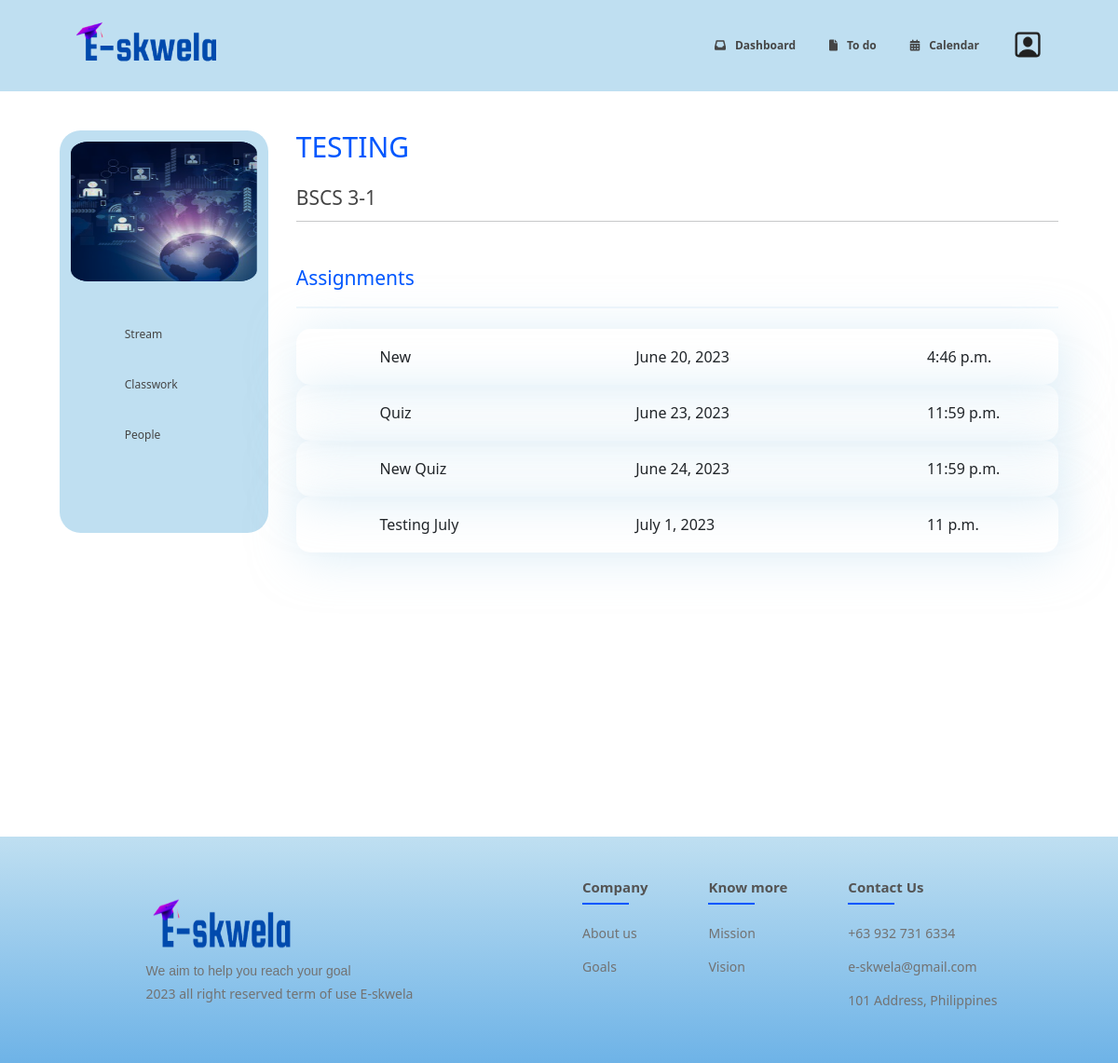
Screenshot of /course/classwork/8 with the database file from the repository.
### educ_web/models.py (models this page shows, shortened)
class Course(models.Model):
    name = models.CharField(max_length=64)
    section = models.CharField(max_length=64, blank=True)
    course_code = models.CharField(max_length=64, null=True, blank=True)
    room = models.CharField(max_length=64, blank=True)
    banner = models.ImageField(upload_to="course/", blank=True) # if none then use the default course image
    classcode = models.CharField(max_length=10, null=True)
    instructor = models.ForeignKey(User, related_name="instruct_course", on_delete=models.CASCADE)
    students = models.ManyToManyField(User, related_name="enrolled", blank=True)

class Task(models.Model):
    CATEGORY = [
        ('ASSIGNMENT', 'Assignment'),
        ('QUIZ', 'Quiz'),
        ('MATERIAL', 'Material'),
    ]
    type = models.CharField(max_length=20, choices=CATEGORY)
    title = models.CharField(max_length=64)
    instruction = models.TextField()
    score = models.FloatField(null=True, blank=True)
    due_date_time = models.DateTimeField(null=True, blank=True)
    date_time = models.DateTimeField(auto_now_add=True, editable=False, null=True)
    course = models.ForeignKey(Course, related_name="task", null=True, on_delete=models.CASCADE)

### educ_web/views.py (the view)
# urls.py: path("course/classwork/<int:course_id>", views.student_classwork, name="student_classwork"),
def student_classwork(request, course_id):
    course = Course.objects.get(pk=course_id)
    task = course.task.all()
    return render(request, 'main/S_course/S_course_classwork.html', {
        "course": course,
        "user": request.user,
        "task": task,
    })

### educ_web/templates/main/S_course/S_course_classwork.html (shortened to what this page needs)
{% extends 'main/S_course/S_course_stream.html' %}
{% load static %}
{% block student_stream_course %}
    <div class="classwork-external-container">
        <div class="classwork-internal-container">
            <div class="classwork-title-container">
                <h3>
                    Assignments
                </h3>
            </div>
            <table class="classwork-main-table">
                <tbody>
                    {% for work in task %}
                        {% if work.type != 'MATERIAL' %}
                            <tr class="classwork-main-row">
                                <td class="classwork-submission-icon">
                                </td>
                                <td class="classwork-specific-title">
                                    {{ work.title | title }}
                                </td>
                                <div class="classwork-date-time-container">
                                    <td class="classwork-main-date">
                                        {{ work.due_date_time.date }}
                                    </td>
                                    <td class="classwork-main-time">
                                        {{ work.due_date_time.time }}
                                    </td>
                                </div>
                            </tr>
                        {% endif %}
                    {% endfor %}
                </tbody>
            </table>
        </div>
    </div>
{% endblock %}

### educ_web/templates/main/S_course/S_course_stream.html (shortened to what this page needs)
{% extends 'main/S_home/S_home.html' %}
{% load static %}
{% block script %}
    <link href="{% static 'S_course/S_course_stream.css' %}" rel="stylesheet">
{% endblock %}
{% block body %}
    <div class="indiv-course-external">
        <div class="indiv-course-internal">
            <div class="nav-course-container">
                <div class="course-image-container">
                    {% if course.banner %}
                        <img src="{{ course.banner.url }}" alt="Chosen Course Picture" class="main-course-img">
                    {% else %}
                        <img src="{% static 'images/d6.png' %}" alt="Chosen Course Picture" class="main-course-img">
                    {% endif %}
                </div>
                <div class="nav-pages-container">
                    <a href="{% url 'student_stream' course_id=course.id %}">
                        <div class="nav-pages-external-container">
                            <div class="nav-pages-internal-container">
                                <span class="icon-nav-pages-container">
                                </span>
                                <div class="nav-pages-main-text">
                                    Stream
                                </div>
                            </div>
                        </div>
                    </a>
                    <a href="{% url 'student_classwork' course_id=course.id %}">
                        <div class="nav-pages-external-container">
                            <div class="nav-pages-internal-container">
                                <span class="icon-nav-pages-container">
                                </span>
                                <div class="nav-pages-main-text">
                                    Classwork
                                </div>
                            </div>
                        </div>
                    </a>
                    <a href="{% url 'student_people' course_id=course.id %}">
                        <div class="nav-pages-external-container">
                            <div class="nav-pages-internal-container">
                                <span class="icon-nav-pages-container">
                                </span>
                                <div class="nav-pages-main-text">
                                    People
                                </div>
                            </div>
                        </div>
                    </a>
                </div>
            </div>
            <div class="course-body-container">
                <div class="course-heading-container">
                    <span class="course-main-title-heading">
                        {% if course.code %}
                            <h1>
                                {{ course.code | upper }} : {{ course.name | upper }}
                            </h1>
                        {% else %}
                            <h1>
                                {{ course.name | upper }}
                            </h1>
                        {% endif %}
                    </span>
                    <br/>
                    <span class="course-section-title-heading">
                        <h3>
                            {{ course.section | upper }}
                        </h3>
                    </span>
                    <hr>
                </div>
                {% block student_stream_course %}{% endblock %}
            </div>
        </div>
    </div>
{% endblock %}

### educ_web/static/footer/footer.css (style rules this page uses)
* { margin: 0; padding: 0; box-sizing: border-box; }
:root { --main-bg-color: #bfdff1; --main-font-color: #3443cf; --border-color: #1e1e1e; --button-disabled: #7d9dba; --table-border: 1vw; --blue: #0057FE; --lightblue: #BFDFF1; --white: #ffffffff; --gray: #454545; --lightgray: #877F7F; }
html { transition: all 200ms ease-in 0ms; font-size: 12px; }
html, body { margin: 0px; }

### educ_web/static/S_course/S_course_stream.css (style rules this page uses)
.indiv-course-external { display: block; margin: auto; min-height: 100vh; max-width: 93.75rem; }
.indiv-course-internal { display: flex; justify-content: center; height: 100%; width: 100%; padding: 3.5rem 2.188rem; }
.nav-course-container { border-radius: 1.875rem; max-height: 36rem; height: 36rem; width: 20rem; background-color: #BFDFF1; display: flex; flex-direction: column; }
.course-image-container { padding: 1rem; }
.main-course-img { width: 200px; height: 150px; margin-bottom: 1.5rem; }
.nav-pages-container { display: flex; flex-direction: column; }
.nav-pages-container > a { text-decoration: none; }
.nav-pages-external-container { height: 100%; width: 100%; margin-bottom: 1rem; border-top-left-radius: 1.875rem; border-bottom-left-radius: 1.875rem; position: relative; }
.nav-pages-internal-container { height: 100%; width: 100%; display: flex; padding: 1rem; }
.icon-nav-pages-container { width: 20%; display: flex; justify-content: center; align-items: center; color: #454545; }
.nav-pages-main-text { width: 80%; margin: auto; padding-left: 1.5rem; color: #454545; }
.course-body-container { height: 100%; width: calc(100% - 15rem); margin-left: 2.5rem; display: flex; flex-direction: column; }
.course-heading-container { z-index: -1; }
.course-main-title-heading { color: #0057FE; align-items: flex-start; }
.course-section-title-heading { color: #454545; }
.classwork-external-container { margin-top: 3rem; }
.classwork-title-container { color: #0057FE; font-weight: 500; padding-bottom: 1rem; border-bottom: 2px solid rgba(191, 223, 241, 0.25); }
.classwork-main-table { margin-top: 1.875rem; height: 100%; width: 100%; }
.classwork-main-row { max-height: 5rem; height: 5rem; border-radius: 1.25rem; box-shadow: 4px 4px 50px 2px rgba(191, 223, 241, 0.5); }
.classwork-submission-icon { max-width: 3.633rem; padding: 0 1rem 0 1.5rem; }
.classwork-specific-title { max-width: 24.002rem; padding: 0 1rem 0 1.5rem; }
.classwork-main-date { max-width: 16.848rem; padding: 0 1rem 0 1.5rem; }
.classwork-main-time { max-width: 5.548rem; padding: 0 1rem 0 1.5rem; }

### rows the page displays
Course: name "TESTING", section "BSCS 3-1"
Task: title "New", due_date_time "June 20, 2023", due_date_time.time "4:46 p.m."
Task: title "Quiz", due_date_time "June 23, 2023", due_date_time.time "11:59 p.m."
Task: title "New Quiz", due_date_time "June 24, 2023", due_date_time.time "11:59 p.m."
Task: title "Testing July", due_date_time "July 1, 2023", due_date_time.time "11 p.m."
